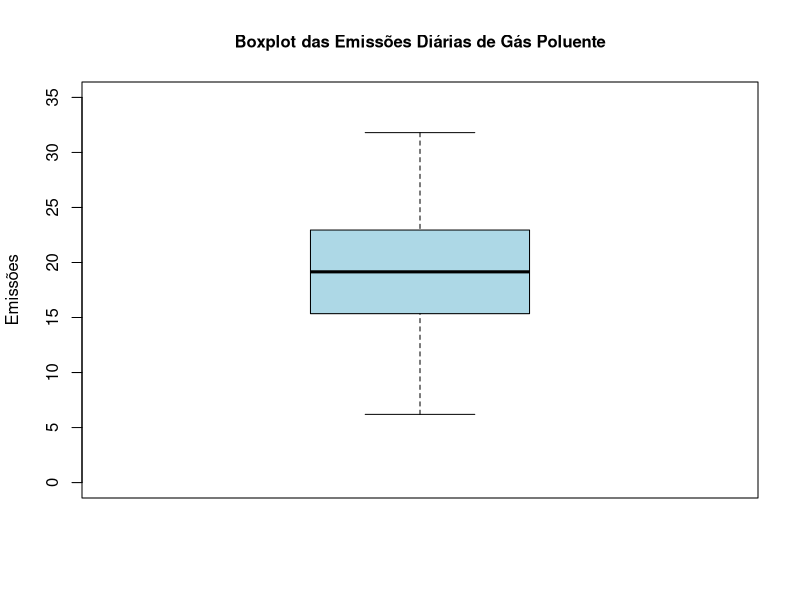

Write R code to recreate this figure.
# Dados das emissões
emissoes <- c(
  15.8, 22.7, 26.8, 19.1, 18.5, 14.4, 8.3, 25.9, 26.4, 9.8, 21.9, 10.5,
  17.3, 6.2, 18.0, 22.9, 24.6, 19.4, 12.3, 15.9, 20.1, 17.0, 22.3, 27.5,
  23.9, 17.5, 11.0, 20.4, 16.2, 20.8, 20.9, 21.4, 18.0, 24.3, 11.8, 17.9,
  18.7, 12.8, 15.5, 19.2, 13.9, 28.6, 19.4, 21.6, 13.5, 24.6, 20.0, 24.1,
  9.0, 17.6, 25.7, 20.1, 13.2, 23.7, 10.7, 19.0, 14.5, 18.1, 31.8, 28.5,
  22.7, 15.2, 23.0, 29.6, 11.2, 14.7, 20.5, 26.6, 13.3, 18.1, 24.8, 26.1,
  7.7, 22.5, 19.3, 19.4, 16.7, 16.9, 23.5, 18.4
)

# Boxplot 
boxplot(emissoes,
        main = "Boxplot das Emissões Diárias de Gás Poluente", #título do boxplot
        ylab = "Emissões",                                     #nome do eixo vertical
        col = "lightblue",                                     # Cor da caixa
        border = "black",                                      # Cor das bordas
        boxwex = 0.7,                                          # Largura da caixa
        cex.main = 1.0,
        cex.lab = 1.0,
        ylim = c(0, 35)                                        # Define o eixo Y para melhor visualização
)
